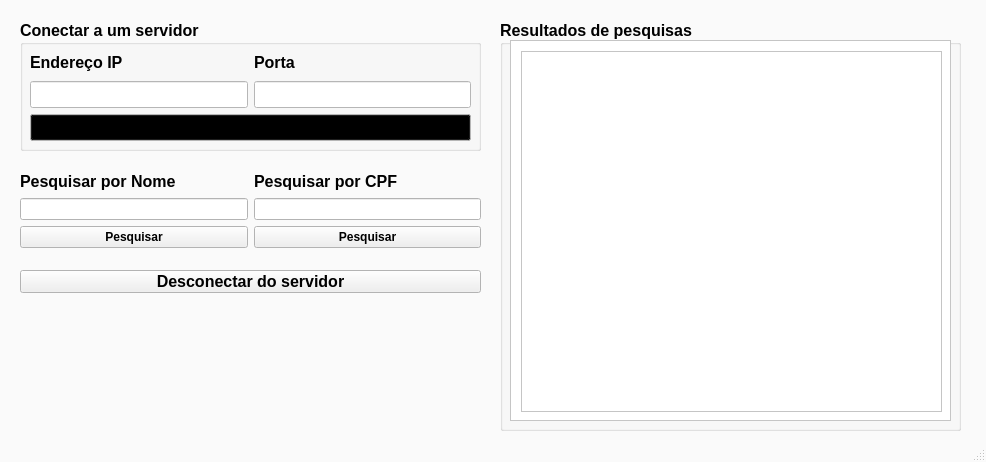
<?xml version="1.0" encoding="UTF-8"?>
<ui version="4.0">
 <class>Cliente</class>
 <widget class="QMainWindow" name="Cliente">
  <property name="geometry">
   <rect>
    <x>0</x>
    <y>0</y>
    <width>986</width>
    <height>462</height>
   </rect>
  </property>
  <property name="palette">
   <palette>
    <active>
     <colorrole role="Base">
      <brush brushstyle="SolidPattern">
       <color alpha="255">
        <red>255</red>
        <green>255</green>
        <blue>255</blue>
       </color>
      </brush>
     </colorrole>
     <colorrole role="Window">
      <brush brushstyle="SolidPattern">
       <color alpha="255">
        <red>250</red>
        <green>250</green>
        <blue>250</blue>
       </color>
      </brush>
     </colorrole>
    </active>
    <inactive>
     <colorrole role="Base">
      <brush brushstyle="SolidPattern">
       <color alpha="255">
        <red>255</red>
        <green>255</green>
        <blue>255</blue>
       </color>
      </brush>
     </colorrole>
     <colorrole role="Window">
      <brush brushstyle="SolidPattern">
       <color alpha="255">
        <red>250</red>
        <green>250</green>
        <blue>250</blue>
       </color>
      </brush>
     </colorrole>
    </inactive>
    <disabled>
     <colorrole role="Base">
      <brush brushstyle="SolidPattern">
       <color alpha="255">
        <red>250</red>
        <green>250</green>
        <blue>250</blue>
       </color>
      </brush>
     </colorrole>
     <colorrole role="Window">
      <brush brushstyle="SolidPattern">
       <color alpha="255">
        <red>250</red>
        <green>250</green>
        <blue>250</blue>
       </color>
      </brush>
     </colorrole>
    </disabled>
   </palette>
  </property>
  <property name="windowTitle">
   <string>Cliente</string>
  </property>
  <property name="autoFillBackground">
   <bool>true</bool>
  </property>
  <widget class="QWidget" name="centralwidget">
   <widget class="QGroupBox" name="groupBox">
    <property name="enabled">
     <bool>true</bool>
    </property>
    <property name="geometry">
     <rect>
      <x>20</x>
      <y>20</y>
      <width>461</width>
      <height>131</height>
     </rect>
    </property>
    <property name="palette">
     <palette>
      <active>
       <colorrole role="WindowText">
        <brush brushstyle="SolidPattern">
         <color alpha="255">
          <red>0</red>
          <green>0</green>
          <blue>0</blue>
         </color>
        </brush>
       </colorrole>
       <colorrole role="Button">
        <brush brushstyle="SolidPattern">
         <color alpha="255">
          <red>0</red>
          <green>0</green>
          <blue>0</blue>
         </color>
        </brush>
       </colorrole>
       <colorrole role="Midlight">
        <brush brushstyle="SolidPattern">
         <color alpha="255">
          <red>0</red>
          <green>0</green>
          <blue>0</blue>
         </color>
        </brush>
       </colorrole>
       <colorrole role="Dark">
        <brush brushstyle="SolidPattern">
         <color alpha="255">
          <red>0</red>
          <green>0</green>
          <blue>0</blue>
         </color>
        </brush>
       </colorrole>
       <colorrole role="Mid">
        <brush brushstyle="SolidPattern">
         <color alpha="255">
          <red>0</red>
          <green>0</green>
          <blue>0</blue>
         </color>
        </brush>
       </colorrole>
       <colorrole role="Text">
        <brush brushstyle="SolidPattern">
         <color alpha="255">
          <red>0</red>
          <green>0</green>
          <blue>0</blue>
         </color>
        </brush>
       </colorrole>
       <colorrole role="ButtonText">
        <brush brushstyle="SolidPattern">
         <color alpha="255">
          <red>0</red>
          <green>0</green>
          <blue>0</blue>
         </color>
        </brush>
       </colorrole>
       <colorrole role="Base">
        <brush brushstyle="SolidPattern">
         <color alpha="255">
          <red>255</red>
          <green>255</green>
          <blue>255</blue>
         </color>
        </brush>
       </colorrole>
       <colorrole role="Window">
        <brush brushstyle="SolidPattern">
         <color alpha="255">
          <red>255</red>
          <green>255</green>
          <blue>255</blue>
         </color>
        </brush>
       </colorrole>
       <colorrole role="Shadow">
        <brush brushstyle="SolidPattern">
         <color alpha="255">
          <red>0</red>
          <green>0</green>
          <blue>0</blue>
         </color>
        </brush>
       </colorrole>
       <colorrole role="AlternateBase">
        <brush brushstyle="SolidPattern">
         <color alpha="255">
          <red>0</red>
          <green>0</green>
          <blue>0</blue>
         </color>
        </brush>
       </colorrole>
       <colorrole role="PlaceholderText">
        <brush brushstyle="SolidPattern">
         <color alpha="128">
          <red>0</red>
          <green>0</green>
          <blue>0</blue>
         </color>
        </brush>
       </colorrole>
      </active>
      <inactive>
       <colorrole role="WindowText">
        <brush brushstyle="SolidPattern">
         <color alpha="255">
          <red>0</red>
          <green>0</green>
          <blue>0</blue>
         </color>
        </brush>
       </colorrole>
       <colorrole role="Button">
        <brush brushstyle="SolidPattern">
         <color alpha="255">
          <red>0</red>
          <green>0</green>
          <blue>0</blue>
         </color>
        </brush>
       </colorrole>
       <colorrole role="Midlight">
        <brush brushstyle="SolidPattern">
         <color alpha="255">
          <red>0</red>
          <green>0</green>
          <blue>0</blue>
         </color>
        </brush>
       </colorrole>
       <colorrole role="Dark">
        <brush brushstyle="SolidPattern">
         <color alpha="255">
          <red>0</red>
          <green>0</green>
          <blue>0</blue>
         </color>
        </brush>
       </colorrole>
       <colorrole role="Mid">
        <brush brushstyle="SolidPattern">
         <color alpha="255">
          <red>0</red>
          <green>0</green>
          <blue>0</blue>
         </color>
        </brush>
       </colorrole>
       <colorrole role="Text">
        <brush brushstyle="SolidPattern">
         <color alpha="255">
          <red>0</red>
          <green>0</green>
          <blue>0</blue>
         </color>
        </brush>
       </colorrole>
       <colorrole role="ButtonText">
        <brush brushstyle="SolidPattern">
         <color alpha="255">
          <red>0</red>
          <green>0</green>
          <blue>0</blue>
         </color>
        </brush>
       </colorrole>
       <colorrole role="Base">
        <brush brushstyle="SolidPattern">
         <color alpha="255">
          <red>255</red>
          <green>255</green>
          <blue>255</blue>
         </color>
        </brush>
       </colorrole>
       <colorrole role="Window">
        <brush brushstyle="SolidPattern">
         <color alpha="255">
          <red>255</red>
          <green>255</green>
          <blue>255</blue>
         </color>
        </brush>
       </colorrole>
       <colorrole role="Shadow">
        <brush brushstyle="SolidPattern">
         <color alpha="255">
          <red>0</red>
          <green>0</green>
          <blue>0</blue>
         </color>
        </brush>
       </colorrole>
       <colorrole role="AlternateBase">
        <brush brushstyle="SolidPattern">
         <color alpha="255">
          <red>0</red>
          <green>0</green>
          <blue>0</blue>
         </color>
        </brush>
       </colorrole>
       <colorrole role="PlaceholderText">
        <brush brushstyle="SolidPattern">
         <color alpha="128">
          <red>0</red>
          <green>0</green>
          <blue>0</blue>
         </color>
        </brush>
       </colorrole>
      </inactive>
      <disabled>
       <colorrole role="WindowText">
        <brush brushstyle="SolidPattern">
         <color alpha="255">
          <red>0</red>
          <green>0</green>
          <blue>0</blue>
         </color>
        </brush>
       </colorrole>
       <colorrole role="Button">
        <brush brushstyle="SolidPattern">
         <color alpha="255">
          <red>0</red>
          <green>0</green>
          <blue>0</blue>
         </color>
        </brush>
       </colorrole>
       <colorrole role="Midlight">
        <brush brushstyle="SolidPattern">
         <color alpha="255">
          <red>0</red>
          <green>0</green>
          <blue>0</blue>
         </color>
        </brush>
       </colorrole>
       <colorrole role="Dark">
        <brush brushstyle="SolidPattern">
         <color alpha="255">
          <red>0</red>
          <green>0</green>
          <blue>0</blue>
         </color>
        </brush>
       </colorrole>
       <colorrole role="Mid">
        <brush brushstyle="SolidPattern">
         <color alpha="255">
          <red>0</red>
          <green>0</green>
          <blue>0</blue>
         </color>
        </brush>
       </colorrole>
       <colorrole role="Text">
        <brush brushstyle="SolidPattern">
         <color alpha="255">
          <red>0</red>
          <green>0</green>
          <blue>0</blue>
         </color>
        </brush>
       </colorrole>
       <colorrole role="ButtonText">
        <brush brushstyle="SolidPattern">
         <color alpha="255">
          <red>0</red>
          <green>0</green>
          <blue>0</blue>
         </color>
        </brush>
       </colorrole>
       <colorrole role="Base">
        <brush brushstyle="SolidPattern">
         <color alpha="255">
          <red>255</red>
          <green>255</green>
          <blue>255</blue>
         </color>
        </brush>
       </colorrole>
       <colorrole role="Window">
        <brush brushstyle="SolidPattern">
         <color alpha="255">
          <red>255</red>
          <green>255</green>
          <blue>255</blue>
         </color>
        </brush>
       </colorrole>
       <colorrole role="Shadow">
        <brush brushstyle="SolidPattern">
         <color alpha="255">
          <red>0</red>
          <green>0</green>
          <blue>0</blue>
         </color>
        </brush>
       </colorrole>
       <colorrole role="AlternateBase">
        <brush brushstyle="SolidPattern">
         <color alpha="255">
          <red>0</red>
          <green>0</green>
          <blue>0</blue>
         </color>
        </brush>
       </colorrole>
       <colorrole role="PlaceholderText">
        <brush brushstyle="SolidPattern">
         <color alpha="128">
          <red>0</red>
          <green>0</green>
          <blue>0</blue>
         </color>
        </brush>
       </colorrole>
      </disabled>
     </palette>
    </property>
    <property name="font">
     <font>
      <family>Arial</family>
      <pointsize>12</pointsize>
      <weight>75</weight>
      <bold>true</bold>
     </font>
    </property>
    <property name="autoFillBackground">
     <bool>false</bool>
    </property>
    <property name="title">
     <string>Conectar a um servidor</string>
    </property>
    <widget class="QWidget" name="gridLayoutWidget">
     <property name="geometry">
      <rect>
       <x>10</x>
       <y>30</y>
       <width>441</width>
       <height>91</height>
      </rect>
     </property>
     <layout class="QGridLayout" name="area_configuracoes">
      <item row="1" column="0">
       <widget class="QPushButton" name="botao_iniciar">
        <property name="enabled">
         <bool>true</bool>
        </property>
        <property name="text">
         <string>Conectar</string>
        </property>
       </widget>
      </item>
      <item row="0" column="0">
       <layout class="QHBoxLayout" name="rede">
        <item>
         <layout class="QVBoxLayout" name="ip">
          <item>
           <widget class="QLabel" name="label_ip">
            <property name="text">
             <string>Endereço IP</string>
            </property>
           </widget>
          </item>
          <item>
           <widget class="QLineEdit" name="campo_ip"/>
          </item>
         </layout>
        </item>
        <item>
         <layout class="QVBoxLayout" name="porta">
          <item>
           <widget class="QLabel" name="label_porta">
            <property name="text">
             <string>Porta</string>
            </property>
           </widget>
          </item>
          <item>
           <widget class="QLineEdit" name="campo_porta"/>
          </item>
         </layout>
        </item>
       </layout>
      </item>
     </layout>
    </widget>
   </widget>
   <widget class="QGroupBox" name="Terminal">
    <property name="geometry">
     <rect>
      <x>500</x>
      <y>20</y>
      <width>461</width>
      <height>411</height>
     </rect>
    </property>
    <property name="palette">
     <palette>
      <active>
       <colorrole role="Base">
        <brush brushstyle="SolidPattern">
         <color alpha="255">
          <red>255</red>
          <green>255</green>
          <blue>255</blue>
         </color>
        </brush>
       </colorrole>
       <colorrole role="Window">
        <brush brushstyle="SolidPattern">
         <color alpha="255">
          <red>255</red>
          <green>255</green>
          <blue>255</blue>
         </color>
        </brush>
       </colorrole>
      </active>
      <inactive>
       <colorrole role="Base">
        <brush brushstyle="SolidPattern">
         <color alpha="255">
          <red>255</red>
          <green>255</green>
          <blue>255</blue>
         </color>
        </brush>
       </colorrole>
       <colorrole role="Window">
        <brush brushstyle="SolidPattern">
         <color alpha="255">
          <red>255</red>
          <green>255</green>
          <blue>255</blue>
         </color>
        </brush>
       </colorrole>
      </inactive>
      <disabled>
       <colorrole role="Base">
        <brush brushstyle="SolidPattern">
         <color alpha="255">
          <red>255</red>
          <green>255</green>
          <blue>255</blue>
         </color>
        </brush>
       </colorrole>
       <colorrole role="Window">
        <brush brushstyle="SolidPattern">
         <color alpha="255">
          <red>255</red>
          <green>255</green>
          <blue>255</blue>
         </color>
        </brush>
       </colorrole>
      </disabled>
     </palette>
    </property>
    <property name="font">
     <font>
      <family>Arial</family>
      <pointsize>12</pointsize>
      <weight>75</weight>
      <bold>true</bold>
     </font>
    </property>
    <property name="layoutDirection">
     <enum>Qt::LeftToRight</enum>
    </property>
    <property name="autoFillBackground">
     <bool>false</bool>
    </property>
    <property name="title">
     <string>Resultados de pesquisas</string>
    </property>
    <widget class="QScrollArea" name="terminal_cliente">
     <property name="geometry">
      <rect>
       <x>10</x>
       <y>20</y>
       <width>441</width>
       <height>381</height>
      </rect>
     </property>
     <property name="autoFillBackground">
      <bool>false</bool>
     </property>
     <property name="widgetResizable">
      <bool>true</bool>
     </property>
     <widget class="QWidget" name="scrollAreaWidgetContents">
      <property name="geometry">
       <rect>
        <x>0</x>
        <y>0</y>
        <width>439</width>
        <height>379</height>
       </rect>
      </property>
      <widget class="QTextEdit" name="terminal_client_area">
       <property name="geometry">
        <rect>
         <x>10</x>
         <y>10</y>
         <width>421</width>
         <height>361</height>
        </rect>
       </property>
       <property name="font">
        <font>
         <pointsize>9</pointsize>
         <weight>50</weight>
         <bold>false</bold>
        </font>
       </property>
      </widget>
     </widget>
    </widget>
   </widget>
   <widget class="QWidget" name="horizontalLayoutWidget">
    <property name="geometry">
     <rect>
      <x>20</x>
      <y>170</y>
      <width>461</width>
      <height>78</height>
     </rect>
    </property>
    <layout class="QHBoxLayout" name="Pesquisas">
     <item>
      <layout class="QVBoxLayout" name="pesquisaNome">
       <item>
        <widget class="QLabel" name="label_nome">
         <property name="font">
          <font>
           <family>Arial</family>
           <pointsize>12</pointsize>
           <weight>75</weight>
           <bold>true</bold>
          </font>
         </property>
         <property name="text">
          <string>Pesquisar por Nome</string>
         </property>
        </widget>
       </item>
       <item>
        <widget class="QLineEdit" name="campo_nome"/>
       </item>
       <item>
        <widget class="QPushButton" name="botao_nome">
         <property name="font">
          <font>
           <family>Arial</family>
           <weight>75</weight>
           <bold>true</bold>
          </font>
         </property>
         <property name="text">
          <string>Pesquisar</string>
         </property>
        </widget>
       </item>
      </layout>
     </item>
     <item>
      <layout class="QVBoxLayout" name="pesquisaCPF">
       <item>
        <widget class="QLabel" name="label_cpf">
         <property name="font">
          <font>
           <family>Arial</family>
           <pointsize>12</pointsize>
           <weight>75</weight>
           <bold>true</bold>
          </font>
         </property>
         <property name="text">
          <string>Pesquisar por CPF</string>
         </property>
        </widget>
       </item>
       <item>
        <widget class="QLineEdit" name="campo_cpf"/>
       </item>
       <item>
        <widget class="QPushButton" name="botao_cpf">
         <property name="font">
          <font>
           <family>Arial</family>
           <weight>75</weight>
           <bold>true</bold>
          </font>
         </property>
         <property name="text">
          <string>Pesquisar</string>
         </property>
        </widget>
       </item>
      </layout>
     </item>
    </layout>
   </widget>
   <widget class="QPushButton" name="botao_desconectar">
    <property name="geometry">
     <rect>
      <x>20</x>
      <y>270</y>
      <width>461</width>
      <height>23</height>
     </rect>
    </property>
    <property name="font">
     <font>
      <family>Arial</family>
      <pointsize>12</pointsize>
      <weight>75</weight>
      <bold>true</bold>
     </font>
    </property>
    <property name="text">
     <string>Desconectar do servidor</string>
    </property>
   </widget>
  </widget>
  <widget class="QStatusBar" name="statusbar"/>
 </widget>
 <resources/>
 <connections/>
</ui>
